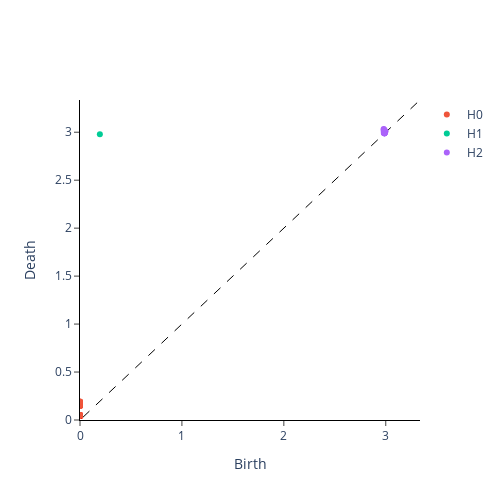

Notebook code for this chart:
### Markdown cell above
Let's now compare the two diagrams, first for the periodic signal:

### Code cell
plot_diagram(periodic_persistence_diagrams[0])

### Figure 1 — Plotly figure (JSON) as saved in the notebook; plotly's stock layout.template omitted (floating-point values rounded to 4 significant figures; data arrays with more than 128 entries replaced by an {"elided": "..."} marker saying what was removed)
{"data": [{"hoverinfo": "none", "line": {"color": "black", "dash": "dash", "width": 1}, "mode": "lines", "showlegend": false, "type": "scatter", "x": [-303.3, 303.3], "y": [-303.3, 303.3]}, {"mode": "markers", "name": "H0", "type": "scatter", "x": {"elided": "170 int values"}, "y": {"elided": "170 float values"}}, {"mode": "markers", "name": "H1", "type": "scatter", "x": [0.1947], "y": [2.978]}, {"mode": "markers", "name": "H2", "type": "scatter", "x": [2.997, 2.991, 2.99, 2.989, 2.989, 2.989, 2.988, 2.988, 2.987, 2.987, 2.987, 2.987, 2.986, 2.986, 2.985, 2.985, 2.985, 2.984, 2.984, 2.984, 2.983, 2.983, 2.983, 2.983, 2.982, 2.982, 2.982, 2.981, 2.979, 2.979], "y": [3.009, 3.011, 3.013, 2.991, 3.006, 2.99, 3.013, 3.003, 2.99, 2.989, 2.989, 2.989, 2.994, 2.988, 2.994, 2.993, 2.992, 2.996, 3.029, 3.015, 2.992, 2.994, 2.995, 3.014, 3.009, 3.01, 3.019, 2.996, 3.027, 3.033]}], "layout": {"height": 500, "plot_bgcolor": "white", "width": 500, "xaxis": {"anchor": "y", "exponentformat": "e", "linecolor": "black", "linewidth": 1, "mirror": false, "range": [0, 3.336], "showexponent": "all", "showline": true, "side": "bottom", "ticks": "outside", "title": {"text": "Birth"}, "type": "linear", "zeroline": true}, "yaxis": {"anchor": "x", "exponentformat": "e", "linecolor": "black", "linewidth": 1, "mirror": false, "range": [0, 3.336], "showexponent": "all", "showline": true, "side": "left", "ticks": "outside", "title": {"text": "Death"}, "type": "linear", "zeroline": true}}}
